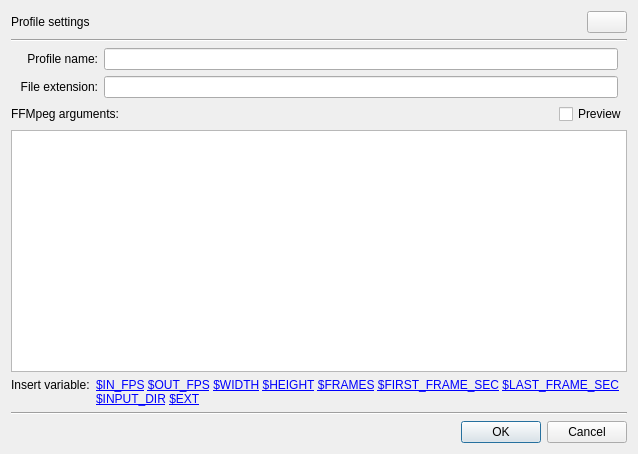
<?xml version="1.0" encoding="UTF-8"?>
<ui version="4.0">
 <author>
    SPDX-FileCopyrightText: none
    SPDX-License-Identifier: GPL-3.0-or-later
  </author>
 <class>RecorderProfileSettings</class>
 <widget class="QDialog" name="RecorderProfileSettings">
  <property name="geometry">
   <rect>
    <x>0</x>
    <y>0</y>
    <width>638</width>
    <height>454</height>
   </rect>
  </property>
  <property name="windowTitle">
   <string>Edit profile</string>
  </property>
  <layout class="QGridLayout" name="gridLayout">
   <item row="0" column="0">
    <layout class="QHBoxLayout" name="horizontalLayout" stretch="1,0">
     <item>
      <widget class="QLabel" name="labelTitleProfileSettings">
       <property name="text">
        <string>Profile settings</string>
       </property>
      </widget>
     </item>
     <item>
      <widget class="QPushButton" name="buttonPresetRevert">
       <property name="toolTip">
        <string comment="Cancel any changes and restore initial value">Revert</string>
       </property>
       <property name="text">
        <string/>
       </property>
       <property name="icon">
        <iconset theme="reload">
         <normaloff>.</normaloff>.</iconset>
       </property>
      </widget>
     </item>
    </layout>
   </item>
   <item row="1" column="0">
    <widget class="Line" name="line1">
     <property name="orientation">
      <enum>Qt::Horizontal</enum>
     </property>
    </widget>
   </item>
   <item row="4" column="0">
    <widget class="QStackedWidget" name="stackedWidget">
     <property name="currentIndex">
      <number>0</number>
     </property>
     <widget class="QWidget" name="pageArguments">
      <layout class="QGridLayout" name="gridLayout_3">
       <property name="leftMargin">
        <number>0</number>
       </property>
       <property name="topMargin">
        <number>0</number>
       </property>
       <property name="rightMargin">
        <number>0</number>
       </property>
       <property name="bottomMargin">
        <number>0</number>
       </property>
       <item row="1" column="0">
        <layout class="QHBoxLayout" name="horizontalLayout_3" stretch="0,1">
         <item>
          <widget class="QLabel" name="labelTitleSupportedVariables">
           <property name="text">
            <string comment="Title: variables for FFMpeg arguments">Insert variable:</string>
           </property>
           <property name="alignment">
            <set>Qt::AlignLeading|Qt::AlignLeft|Qt::AlignTop</set>
           </property>
          </widget>
         </item>
         <item>
          <widget class="QLabel" name="labelSupportedVariables">
           <property name="text">
            <string notr="true">&lt;a href=&quot;$IN_FPS&quot;&gt;$IN_FPS&lt;/a&gt;
&lt;a href=&quot;$OUT_FPS&quot;&gt;$OUT_FPS&lt;/a&gt;
&lt;a href=&quot;$WIDTH&quot;&gt;$WIDTH&lt;/a&gt;
&lt;a href=&quot;$HEIGHT&quot;&gt;$HEIGHT&lt;/a&gt;
&lt;a href=&quot;$FRAMES&quot;&gt;$FRAMES&lt;/a&gt;
&lt;a href=&quot;$FIRST_FRAME_SEC&quot;&gt;$FIRST_FRAME_SEC&lt;/a&gt;
&lt;a href=&quot;$LAST_FRAME_SEC&quot;&gt;$LAST_FRAME_SEC&lt;/a&gt;
&lt;a href=&quot;$INPUT_DIR&quot;&gt;$INPUT_DIR&lt;/a&gt;
&lt;a href=&quot;$EXT&quot;&gt;$EXT&lt;/a&gt;
</string>
           </property>
           <property name="wordWrap">
            <bool>true</bool>
           </property>
           <property name="textInteractionFlags">
            <set>Qt::LinksAccessibleByMouse|Qt::TextSelectableByMouse</set>
           </property>
          </widget>
         </item>
        </layout>
       </item>
       <item row="0" column="0">
        <widget class="QPlainTextEdit" name="editFfmpegArguments">
         <property name="documentTitle">
          <string notr="true"/>
         </property>
         <property name="plainText">
          <string notr="true"/>
         </property>
        </widget>
       </item>
      </layout>
     </widget>
     <widget class="QWidget" name="pagePreview">
      <layout class="QGridLayout" name="gridLayout_4">
       <property name="leftMargin">
        <number>0</number>
       </property>
       <property name="topMargin">
        <number>0</number>
       </property>
       <property name="rightMargin">
        <number>0</number>
       </property>
       <property name="bottomMargin">
        <number>0</number>
       </property>
       <item row="0" column="0">
        <widget class="QPlainTextEdit" name="editPreview">
         <property name="textInteractionFlags">
          <set>Qt::TextSelectableByKeyboard|Qt::TextSelectableByMouse</set>
         </property>
        </widget>
       </item>
      </layout>
     </widget>
    </widget>
   </item>
   <item row="6" column="0">
    <widget class="Line" name="line2_2">
     <property name="orientation">
      <enum>Qt::Horizontal</enum>
     </property>
    </widget>
   </item>
   <item row="7" column="0">
    <widget class="QDialogButtonBox" name="buttonBox">
     <property name="orientation">
      <enum>Qt::Horizontal</enum>
     </property>
     <property name="standardButtons">
      <set>QDialogButtonBox::Cancel|QDialogButtonBox::Ok</set>
     </property>
    </widget>
   </item>
   <item row="3" column="0">
    <layout class="QHBoxLayout" name="horizontalLayout_2" stretch="1,0">
     <item>
      <widget class="QLabel" name="labelTitleFFMpegArguments">
       <property name="text">
        <string>FFMpeg arguments:</string>
       </property>
       <property name="buddy">
        <cstring>editFfmpegArguments</cstring>
       </property>
      </widget>
     </item>
     <item>
      <widget class="QCheckBox" name="checkPreview">
       <property name="text">
        <string>Preview</string>
       </property>
      </widget>
     </item>
    </layout>
   </item>
   <item row="2" column="0">
    <layout class="QGridLayout" name="gridLayout_2">
     <property name="leftMargin">
      <number>9</number>
     </property>
     <property name="rightMargin">
      <number>9</number>
     </property>
     <item row="0" column="0">
      <widget class="QLabel" name="labelProfileName">
       <property name="text">
        <string>Profile name:</string>
       </property>
       <property name="alignment">
        <set>Qt::AlignRight|Qt::AlignTrailing|Qt::AlignVCenter</set>
       </property>
       <property name="buddy">
        <cstring>editProfileName</cstring>
       </property>
      </widget>
     </item>
     <item row="0" column="1">
      <widget class="QLineEdit" name="editProfileName">
       <property name="maxLength">
        <number>64</number>
       </property>
      </widget>
     </item>
     <item row="1" column="0">
      <widget class="QLabel" name="labelFileExt">
       <property name="text">
        <string>File extension:</string>
       </property>
       <property name="alignment">
        <set>Qt::AlignRight|Qt::AlignTrailing|Qt::AlignVCenter</set>
       </property>
       <property name="buddy">
        <cstring>editFileExtension</cstring>
       </property>
      </widget>
     </item>
     <item row="1" column="1">
      <widget class="QLineEdit" name="editFileExtension">
       <property name="maxLength">
        <number>15</number>
       </property>
      </widget>
     </item>
    </layout>
   </item>
  </layout>
 </widget>
 <tabstops>
  <tabstop>editProfileName</tabstop>
  <tabstop>editFileExtension</tabstop>
 </tabstops>
 <resources/>
 <connections>
  <connection>
   <sender>buttonBox</sender>
   <signal>accepted()</signal>
   <receiver>RecorderProfileSettings</receiver>
   <slot>accept()</slot>
   <hints>
    <hint type="sourcelabel">
     <x>266</x>
     <y>428</y>
    </hint>
    <hint type="destinationlabel">
     <x>157</x>
     <y>274</y>
    </hint>
   </hints>
  </connection>
  <connection>
   <sender>buttonBox</sender>
   <signal>rejected()</signal>
   <receiver>RecorderProfileSettings</receiver>
   <slot>reject()</slot>
   <hints>
    <hint type="sourcelabel">
     <x>334</x>
     <y>428</y>
    </hint>
    <hint type="destinationlabel">
     <x>286</x>
     <y>274</y>
    </hint>
   </hints>
  </connection>
  <connection>
   <sender>editProfileName</sender>
   <signal>textChanged(QString)</signal>
   <receiver>RecorderProfileSettings</receiver>
   <slot>onInputChanged()</slot>
   <hints>
    <hint type="sourcelabel">
     <x>160</x>
     <y>62</y>
    </hint>
    <hint type="destinationlabel">
     <x>404</x>
     <y>65</y>
    </hint>
   </hints>
  </connection>
  <connection>
   <sender>editFileExtension</sender>
   <signal>textChanged(QString)</signal>
   <receiver>RecorderProfileSettings</receiver>
   <slot>onInputChanged()</slot>
   <hints>
    <hint type="sourcelabel">
     <x>314</x>
     <y>93</y>
    </hint>
    <hint type="destinationlabel">
     <x>397</x>
     <y>104</y>
    </hint>
   </hints>
  </connection>
  <connection>
   <sender>editFfmpegArguments</sender>
   <signal>textChanged()</signal>
   <receiver>RecorderProfileSettings</receiver>
   <slot>onInputChanged()</slot>
   <hints>
    <hint type="sourcelabel">
     <x>227</x>
     <y>188</y>
    </hint>
    <hint type="destinationlabel">
     <x>403</x>
     <y>193</y>
    </hint>
   </hints>
  </connection>
 </connections>
 <slots>
  <slot>onInputChanged()</slot>
 </slots>
</ui>
